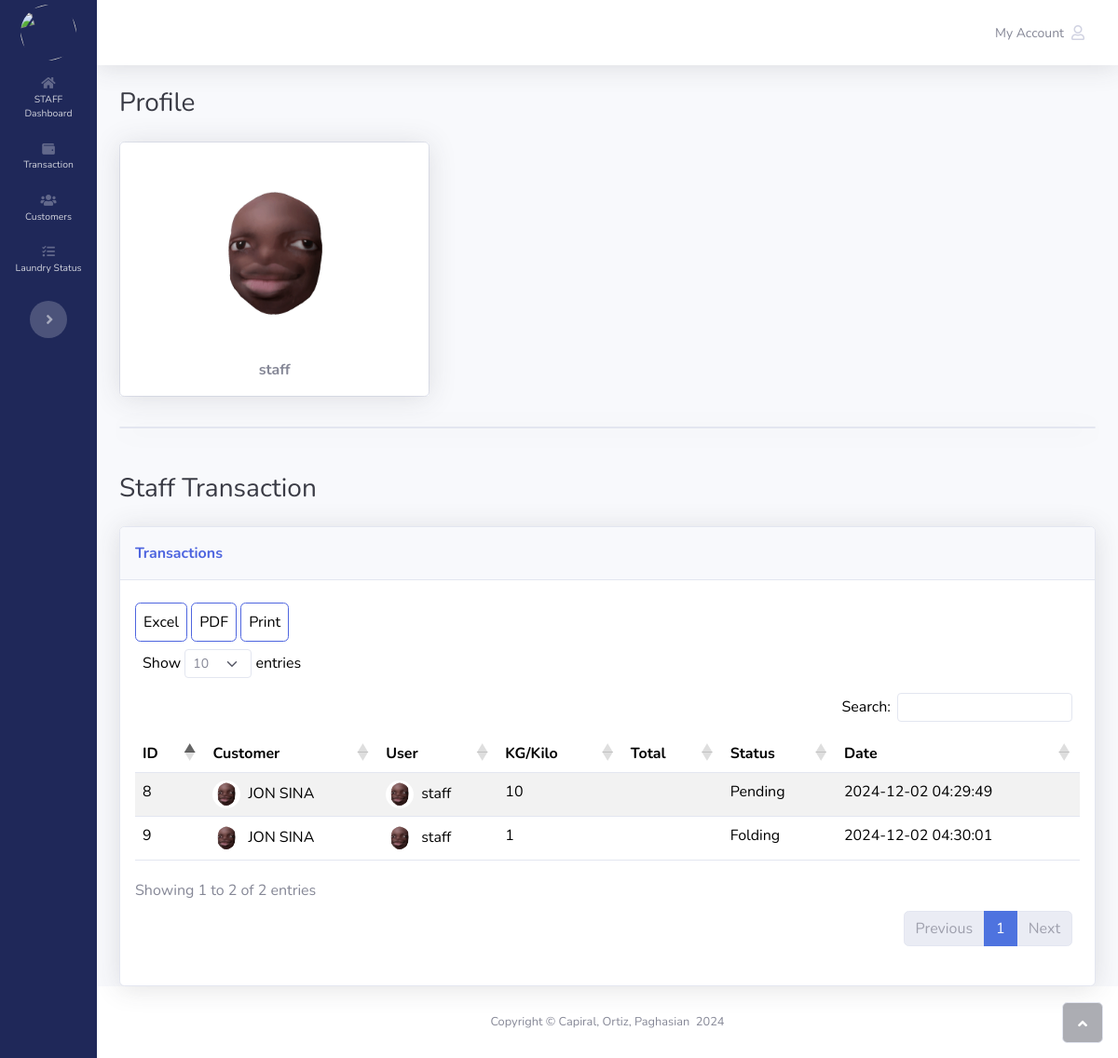
The page /profile-staff.php (signed in) on the database its author committed.
### tables this page shows
CREATE TABLE `users` (
  `id` int(11) NOT NULL,
  `username` varchar(255) DEFAULT NULL,
  `password` varchar(255) DEFAULT NULL,
  `level` varchar(255) DEFAULT NULL,
  `created_at` datetime DEFAULT current_timestamp()
);

CREATE TABLE `laundry` (
  `id` int(11) NOT NULL,
  `transaction_id` int(11) DEFAULT NULL,
  `kilo` double DEFAULT NULL,
  `type` int(11) DEFAULT NULL,
  `status` varchar(255) DEFAULT NULL,
  `date0` datetime DEFAULT NULL,
  `date1` datetime DEFAULT NULL,
  `date2` datetime DEFAULT NULL,
  `date3` datetime DEFAULT NULL,
  `date4` datetime DEFAULT NULL,
  `created_at` datetime DEFAULT current_timestamp()
);

CREATE TABLE `customers` (
  `id` int(11) NOT NULL,
  `fullname` varchar(255) DEFAULT NULL,
  `address` varchar(255) DEFAULT NULL,
  `contact` varchar(255) DEFAULT NULL,
  `created_at` datetime DEFAULT current_timestamp()
);

### profile-staff.php (the view, shortened to what this page needs)
<?php
    include_once 'functions/connection.php';
    $sid = $_SESSION['id'];
    $id = $_GET['id'] ?? $sid;
    $sql = 'SELECT l.id, l.kilo, t.total, l.status, l.created_at, users.username, customers.fullname
            FROM laundry AS l
            JOIN transactions AS t ON l.transaction_id = t.id
            JOIN users ON t.user_id = users.id
            JOIN customers ON t.customer_id = customers.id
            WHERE user_id = :id';
    $stmt = $db->prepare($sql);
    $stmt->bindParam(':id', $id);
    $stmt->execute();
    $results = $stmt->fetchAll();
    $sql = 'SELECT username
        FROM users
        WHERE id = :id';
$stmt = $db->prepare($sql);
$stmt->bindParam(':id', $id);
$stmt->execute();
$info = $stmt->fetch();
$username = $info['username'] ?? 'None';
?>
<!DOCTYPE html>
<html data-bs-theme="light" lang="en">
<head>
    <link rel="stylesheet" href="assets/bootstrap/css/bootstrap.min.css">
    <link rel="stylesheet" href="assets/fonts/fontawesome-all.min.css">
    <link rel="stylesheet" href="assets/css/bs-theme-overrides.css">
    <link rel="stylesheet" href="assets/css/dataTables.bootstrap5.min.css">
</head>
<body id="page-top">
    <div id="wrapper">
        <nav class="navbar navbar-dark align-items-start sidebar sidebar-dark accordion p-0 toggled" style="background: var(--bs-primary-text-emphasis);">
            <div class="container-fluid d-flex flex-column p-0"><a class="navbar-brand d-flex justify-content-center align-items-center sidebar-brand m-0" href="index.php">
                    <div class="sidebar-brand-icon rotate-n-15"><img class="rounded-circle" src="assets/img/washing-clothes.gif" width="60" height="60"></div>
                </a>
                <ul class="navbar-nav text-light" id="accordionSidebar">
                  <?php
                        include_once 'functions/views/navbar.php';
                    ?>
                </ul>
                <div class="text-center d-none d-md-inline"><button class="btn rounded-circle border-0" id="sidebarToggle" type="button"></button></div>
            </div>
        </nav>
        <div class="d-flex flex-column" id="content-wrapper">
            <div id="content">
                <nav class="navbar navbar-light navbar-expand bg-white shadow mb-4 topbar static-top">
                    <div class="container-fluid"><button class="btn btn-link d-md-none rounded-circle me-3" id="sidebarToggleTop" type="button"><i class="fas fa-bars"></i></button>
                        <ul class="navbar-nav flex-nowrap ms-auto">
                            <li class="nav-item dropdown no-arrow">
                                <div class="nav-item dropdown no-arrow"><a class="dropdown-toggle nav-link" aria-expanded="false" data-bs-toggle="dropdown" href="#"><span class="d-none d-lg-inline me-2 text-gray-600 small">My Account</span><i class="far fa-user"></i></a>
                                </div>
                            </li>
                        </ul>
                    </div>
                </nav>
                <div class="container-fluid">
                    <h3 class="text-dark mb-4">Profile</h3>
                    <div class="row mb-3">
                        <div class="col-lg-4">
                            <div class="card mb-3">
                                <div class="card-body text-center shadow"><img class="rounded-circle mb-3 mt-4" src="assets/img/profile.png" width="160" height="160">
                                    <div class="mb-3"></div><strong><?php echo $username?></strong>
                                </div>
                            </div>
                        </div>
                    </div>
                    <div class="card shadow mb-5"></div>
                </div>
                <div class="container-fluid">
                    <h3 class="text-dark mb-4">Staff Transaction</h3>
                    <div class="card shadow">
                        <div class="card-header py-3">
                            <p class="text-primary m-0 fw-bold">Transactions</p>
                        </div>
                        <div class="card-body">
                            <div class="table-responsive table mt-2" role="grid" aria-describedby="dataTable_info">
                            <table class="table table-striped my-0" id="dataTable">
                                    <thead>
                                        <tr>
                                            <th>ID</th>
                                            <th>Customer</th>
                                            <th>User</th>
                                            <th>KG/Kilo</th>
                                            <th>Total</th>
                                            <th>Status</th>
                                            <th>Date</th>
                                        </tr>
                                    </thead>
                                    <tbody>
                                        <?php
                                        foreach ($results as $row) {
                                            if($row['status'] == 0){
                                                $status = 'Pending';
                                            }else if($row['status'] == 1){
                                                $status = 'Processing';
                                            }else if($row['status'] == 2){
                                                $status = 'Folding';
                                            }else if($row['status'] == 3){
                                                $status = 'Ready for Pickup';
                                            }else if($row['status'] == 4){
                                                $status = 'Claimed';
                                            }else{
                                                $status = 'Unknown';
                                            }
                                            echo '<tr>';
                                            echo '<td>' . $row['id'] . '</td>';
                                            echo '<td><img class="rounded-circle me-2" width="30" height="30" src="assets/img/profile.png">' . $row['fullname'] . '</td>';
                                            echo '<td><img class="rounded-circle me-2" width="30" height="30" src="assets/img/profile.png">' . $row['username'] . '</td>';
                                            echo '<td>' . $row['kilo'] . '</td>';
                                            echo '<td>' . $row['total'] . '</td>';
                                            echo '<td>' . $status. '</td>';
                                            echo '<td>' . $row['created_at'] . '</td>';
                                            echo '</tr>';
                                        }
                                        ?>
                                    </tbody>
                                </table>
                            </div>
                        </div>
                    </div>
                </div>
            </div>
            <footer class="bg-white sticky-footer">
                <div class="container my-auto">
                    <div class="text-center my-auto copyright"><span>Copyright © Capiral, Ortiz, Paghasian &nbsp;2024</span></div>
                </div>
            </footer>
        </div><a class="border rounded d-inline scroll-to-top" href="#page-top"><i class="fas fa-angle-up"></i></a>
    </div>
</body>
</html>

### functions/views/navbar.php
<?php
$currentPage = basename($_SERVER['PHP_SELF']);
if ($_SESSION['level'] == '0') {
    ?>
    <li class="nav-item">
        <a class="nav-link <?= ($currentPage == 'index.php') ? 'active' : ''; ?>" href="index.php">
            <i class="fas fa-home"></i><span>Admin Dashboard</span>
        </a>
    </li>
    <li class="nav-item">
        <a class="nav-link <?= ($currentPage == 'transaction.php') ? 'active' : ''; ?>" href="transaction.php">
            <i class="fas fa-wallet"></i><span>Transaction</span>
        </a>
    </li>
    <li class="nav-item">
        <a class="nav-link <?= ($currentPage == 'customer.php') ? 'active' : ''; ?>" href="customer.php">
            <i class="fas fa-users"></i><span>Customers</span>
        </a>
    </li>
    <li class="nav-item">
        <a class="nav-link <?= ($currentPage == 'queue.php') ? 'active' : ''; ?>" href="queue.php">
            <i class="fas fa-tasks"></i><span>Laundry Status</span>
        </a>
    </li>
    <li class="nav-item">
        <a class="nav-link <?= ($currentPage == 'expedinture.php') ? 'active' : ''; ?>" href="expedinture.php">
            <i class="fas fa-file-invoice-dollar"></i><span>Expenses</span>
        </a>
        <a class="nav-link <?= ($currentPage == 'supply.php') ? 'active' : ''; ?>" href="supply.php">
            <i class="fas fa-boxes"></i><span>Supply</span>
        </a>
    </li>
    <li class="nav-item">
        <a class="nav-link <?= ($currentPage == 'sales.php') ? 'active' : ''; ?>" href="sales.php">
            <i class="fas fa-chart-line"></i><span>Sales</span>
        </a>
    </li>
    <li class="nav-item">
        <a class="nav-link <?= ($currentPage == 'staff.php') ? 'active' : ''; ?>" href="staff.php">
            <i class="fas fa-user-tie"></i><span>Staff</span>
        </a>
    </li>
    <li class="nav-item">
        <a class="nav-link <?= ($currentPage == 'profile.php') ? 'active' : ''; ?>" href="profile.php">
            <i class="fas fa-cog"></i><span>Settings</span>
        </a>
    </li>
    <?php
} else {
    ?>
    <li class="nav-item">
        <a class="nav-link <?= ($currentPage == 'index.php') ? 'active' : ''; ?>" href="index.php">
            <i class="fas fa-home"></i><span>STAFF Dashboard</span>
        </a>
    </li>
    <li class="nav-item">
        <a class="nav-link <?= ($currentPage == 'transaction.php') ? 'active' : ''; ?>" href="transaction.php">
            <i class="fas fa-wallet"></i><span>Transaction</span>
        </a>
    </li>
    <li class="nav-item">
        <a class="nav-link <?= ($currentPage == 'customer.php') ? 'active' : ''; ?>" href="customer.php">
            <i class="fas fa-users"></i><span>Customers</span>
        </a>
    </li>
    <li class="nav-item">
        <a class="nav-link <?= ($currentPage == 'queue.php') ? 'active' : ''; ?>" href="queue.php">
            <i class="fas fa-tasks"></i><span>Laundry Status</span>
        </a>
    </li>
    <?php
}
?>

### assets/css/bs-theme-overrides.css (style rules this page uses)
:root, [data-bs-theme=light] { --bs-primary: #4e65df; --bs-primary-rgb: 78,101,223; --bs-primary-text-emphasis: #1F2859; --bs-primary-bg-subtle: #DCE0F9; --bs-primary-border-subtle: #B8C1F2; }

### rows shown on the page
users: username "staff"
laundry: id "8", customers.fullname "JON SINA", users.username "staff", kilo "10", status "Pending", created_at "2024-12-02 04:29:49"
laundry: id "9", customers.fullname "JON SINA", users.username "staff", kilo "1", status "Folding", created_at "2024-12-02 04:30:01"
